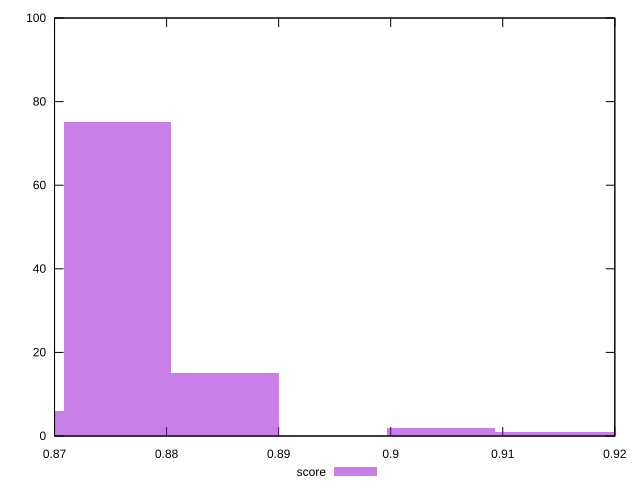

gnuplot code for this plot:
reset

$score <<EOF
0.8852412501546336 15
0.8756190626529529 75
0.9044856251579952 2
0.865996875151272 6
0.914107812659676 1
0.9237300001613569 1
EOF

set key outside below
set boxwidth 0.0096221875016808
set xrange [0.87:0.92]
set yrange [0:100]
set trange [0:100]
set style fill transparent solid 0.5 noborder
set terminal svg size 640, 490 enhanced background rgb 'white'
set output "report_00009_2021-02-08T22-37-41.559Z/first-contentful-paint/samples/pages+cached+noadtech/score/histogram.svg"

plot $score title "score" with boxes

reset
